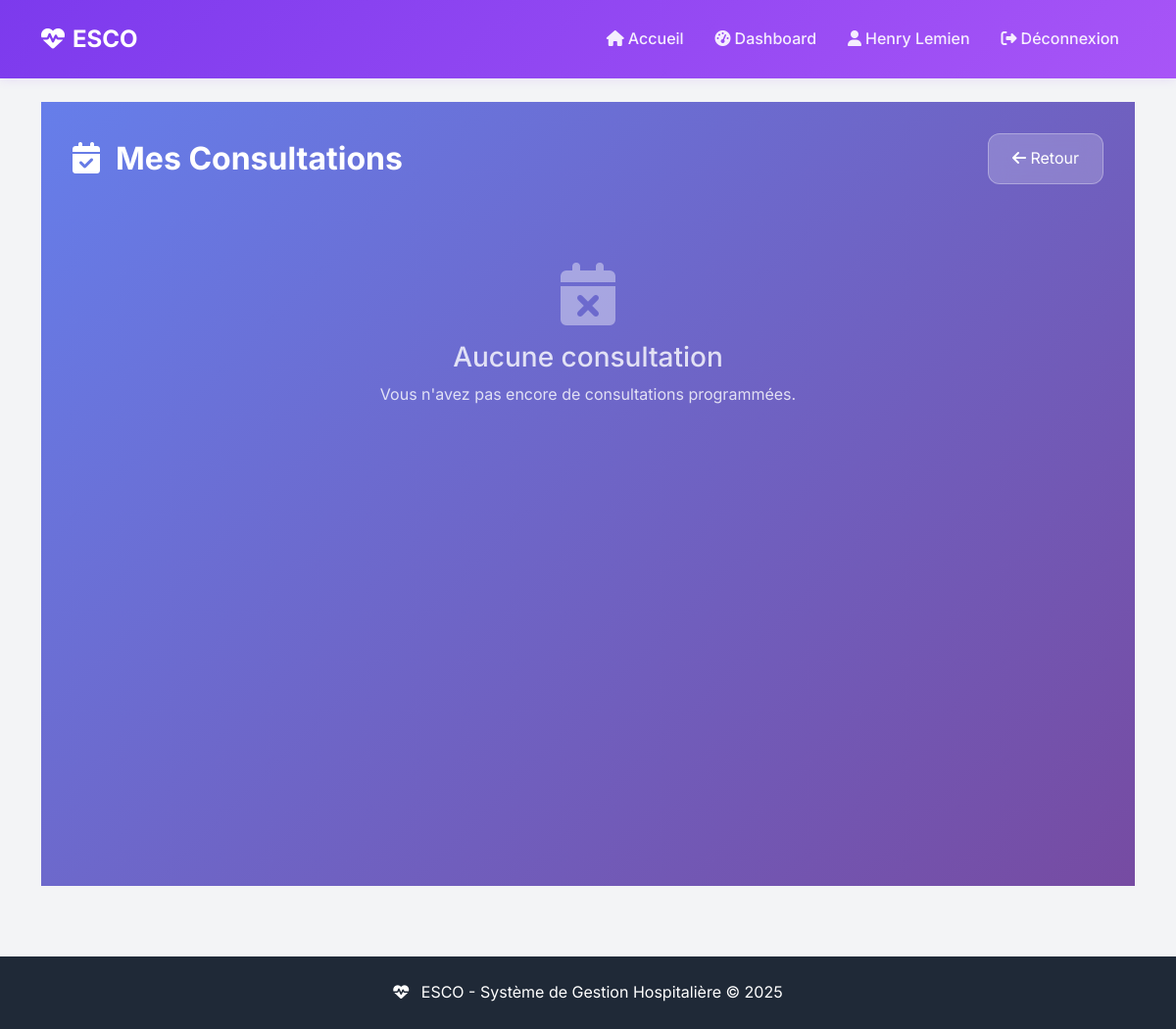
/medecin/consultations/ (signed in), run on an earlier commit of the app's database.
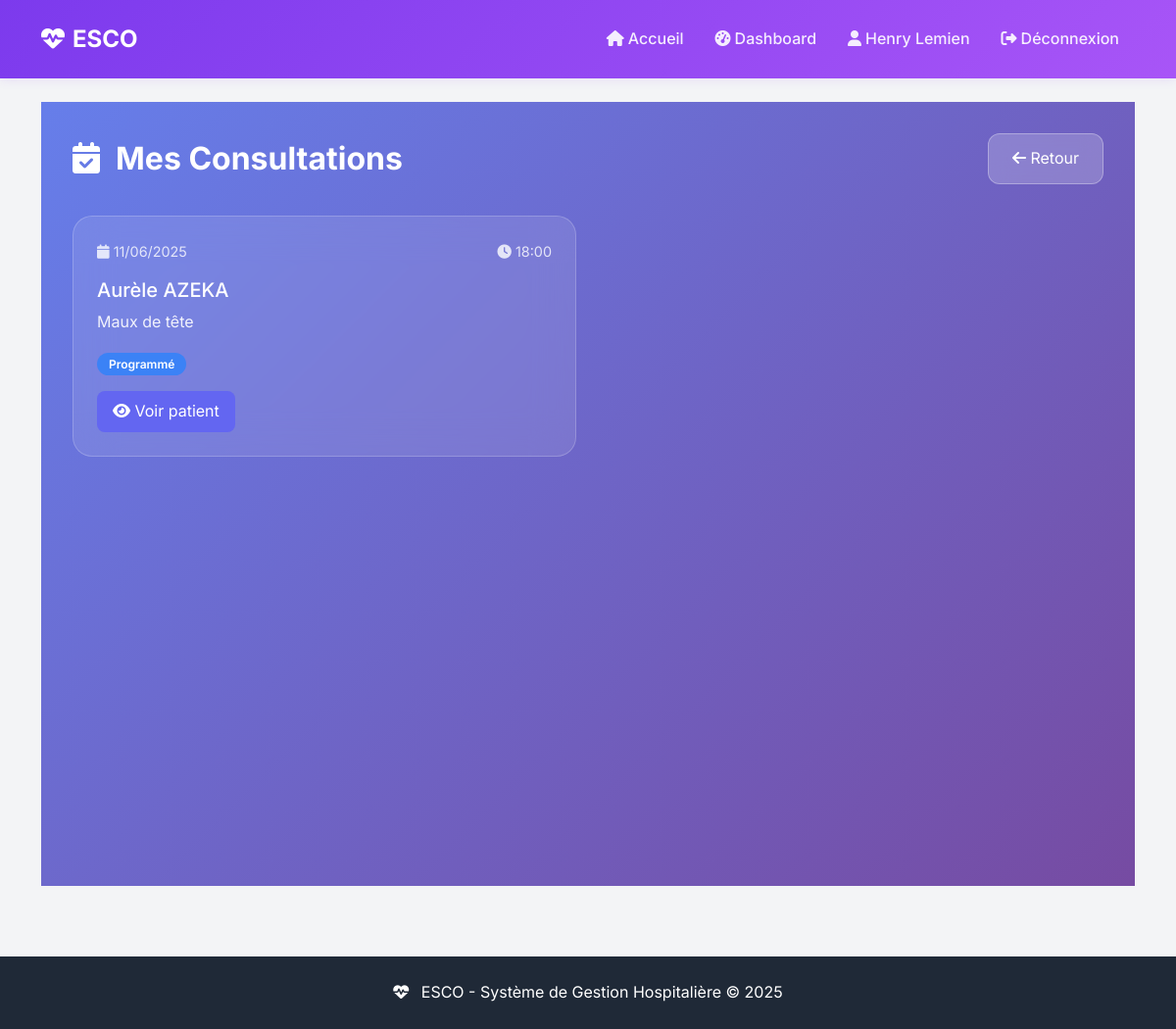
And on a later commit of the database.
### main/models.py (models this page shows, shortened)
class RendezVous(models.Model):
    STATUS_CHOICES = [
        ('programme', 'Programmé'),
        ('confirme', 'Confirmé'),
        ('en_cours', 'En cours'),
        ('termine', 'Terminé'),
        ('annule', 'Annulé'),
    ]
    patient = models.ForeignKey(CustomUser, on_delete=models.CASCADE, related_name='rdv_patient')
    medecin = models.ForeignKey(CustomUser, on_delete=models.CASCADE, related_name='rdv_medecin')
    date_rdv = models.DateField()
    heure_rdv = models.TimeField()
    motif = models.TextField()
    status = models.CharField(max_length=20, choices=STATUS_CHOICES, default='programme')
    notes = models.TextField(blank=True, null=True)
    created_at = models.DateTimeField(auto_now_add=True)
    updated_at = models.DateTimeField(auto_now=True)
    class Meta:
        verbose_name = "Rendez-vous"
        verbose_name_plural = "Rendez-vous"
        ordering = ['-date_rdv', '-heure_rdv']

class CustomUser(AbstractUser):
    ROLES = [
        ('patient', 'Patient'),
        ('docteur', 'Médecin'),
        ('infirmier', 'Infirmier'),
        ('secretaire', 'Secrétaire'),
        ('administrateur', 'Administrateur'),
    ]
    user_id = models.CharField(max_length=20, unique=True, blank=True, null=True)
    role = models.CharField(max_length=20, choices=ROLES, default='patient')
    telephone = models.CharField(max_length=15, blank=True, null=True)
    adresse = models.TextField(blank=True, null=True)
    date_naissance = models.DateField(blank=True, null=True)
    specialite = models.CharField(max_length=100, blank=True, null=True)
    numero_licence = models.CharField(max_length=50, blank=True, null=True)

### main/views.py (the view)
# urls.py: path('medecin/consultations/', views.mes_consultations_medecin, name='mes_consultations_medecin'),
@login_required
def mes_consultations_medecin(request):
    if request.user.role != 'docteur':
        messages.error(request, 'Accès réservé aux médecins.')
        return redirect('home')
    rdv_list = RendezVous.objects.filter(medecin=request.user).order_by('-date_rdv')
    context = {
        'rdv_list': rdv_list,
        'today': timezone.now().date(),
    }
    return render(request, 'mes_consultations_medecin.html', context)

### main/templates/mes_consultations_medecin.html (shortened to what this page needs)
{% extends 'base.html' %}
{% load static %}
{% block content %}
<div style="min-height: 100vh; background: linear-gradient(135deg, #667eea 0%, #764ba2 100%); padding: 2rem;">
    <div style="display: flex; justify-content: space-between; align-items: center; margin-bottom: 2rem;">
        <h1 style="color: white; font-size: 2rem; font-weight: 700; margin: 0;">
            <i class="fas fa-calendar-check" style="margin-right: 1rem;"></i>Mes Consultations
        </h1>
        <a href="{% url 'dashboard_medecin' %}" style="background: rgba(255, 255, 255, 0.2); color: white; padding: 0.75rem 1.5rem; border-radius: 12px; text-decoration: none; backdrop-filter: blur(10px); border: 1px solid rgba(255, 255, 255, 0.3);">
            <i class="fas fa-arrow-left"></i> Retour
        </a>
    </div>
    <div style="display: grid; grid-template-columns: repeat(auto-fill, minmax(350px, 1fr)); gap: 1.5rem;">
        {% for rdv in rdv_list %}
        <div style="background: rgba(255, 255, 255, 0.1); backdrop-filter: blur(20px); border-radius: 20px; border: 1px solid rgba(255, 255, 255, 0.2); padding: 1.5rem; transition: all 0.3s ease;">
            <div style="display: flex; justify-content: space-between; margin-bottom: 1rem; color: rgba(255, 255, 255, 0.8); font-size: 0.9rem;">
                <div><i class="fas fa-calendar"></i> {{ rdv.date_rdv|date:"d/m/Y" }}</div>
                <div><i class="fas fa-clock"></i> {{ rdv.heure_rdv|time:"H:i" }}</div>
            </div>
            <div>
                <h3 style="color: white; margin: 0 0 0.5rem 0; font-size: 1.25rem;">{{ rdv.patient.get_full_name }}</h3>
                <p style="color: rgba(255, 255, 255, 0.9); margin-bottom: 1rem;">{{ rdv.motif }}</p>
                <span style="background: #3b82f6; color: white; padding: 0.25rem 0.75rem; border-radius: 12px; font-size: 0.75rem; font-weight: 600;">
                    {{ rdv.get_status_display|default:"Programmé" }}
                </span>
            </div>
            <div style="margin-top: 1rem;">
                <button onclick="window.open('/admin/main/patient/{{ rdv.patient.id }}/change/', '_blank')" style="background: #6366f1; color: white; border: none; padding: 0.5rem 1rem; border-radius: 8px; cursor: pointer;">
                    <i class="fas fa-eye"></i> Voir patient
                </button>
            </div>
        </div>
        {% empty %}
        <div style="grid-column: 1 / -1; text-align: center; color: rgba(255, 255, 255, 0.8); padding: 3rem;">
            <i class="fas fa-calendar-times" style="font-size: 4rem; margin-bottom: 1rem; opacity: 0.5;"></i>
            <h3>Aucune consultation</h3>
            <p>Vous n'avez pas encore de consultations programmées.</p>
        </div>
        {% endfor %}
    </div>
</div>
{% endblock %}

What changed in the data, as far as the page shows it:
added RendezVous: date_rdv "11/06/2025", heure_rdv "18:00", patient.get_full_name "Aurèle AZEKA", motif "Maux de tête", status "Programmé"
Also different on the page:
text no longer shown: "Aucune consultation Vous n'avez pas encore de consultations programmées."
